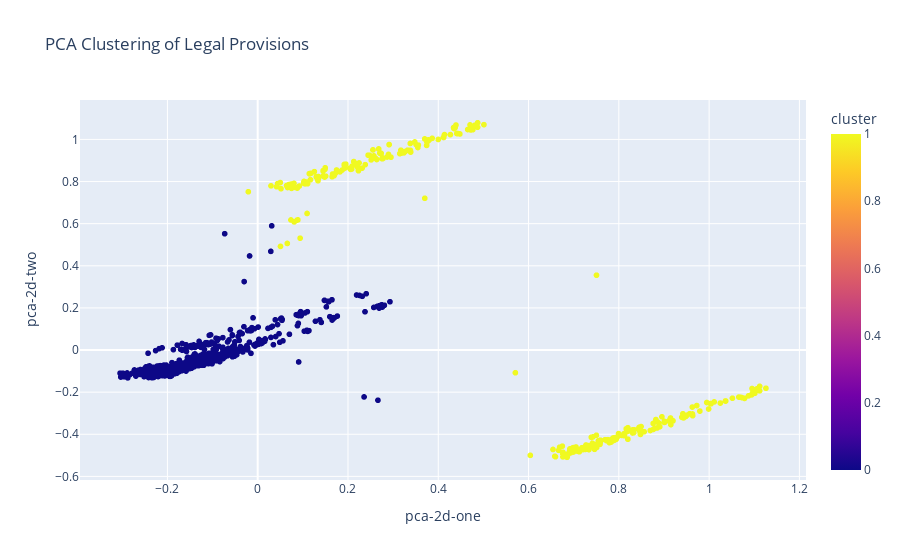

Here is the notebook cell this chart was saved with:
### Markdown cell above
手肘法（Elbow Method）：  
通過計算不同k值下的SSE（Sum of Squared Errors）來找到最佳k值，SSE會隨著k的增加而減小，當SSE減小幅度變緩時，即所謂的“手肘”點，即為最佳k值。

輪廓係數（Silhouette Coefficient）：  
輪廓係數能同時考慮簇內和簇間距離，其值在-1到1之間，越接近1說明聚類效果越好。可以計算不同k值下的平均輪廓係數來選擇最佳k值。

Calinski-Harabasz Index：  
該指標基於簇內和簇間距離計算，值越大越好。

### Code cell
# 定義範圍
max_k = 20  # 限制最大k值
k_range = range(2, max_k)

# 保存不同指標的結果
sse = []
silhouette_scores = []
calinski_scores = []
davies_scores = []

for k in k_range:
    kmeans = KMeans(n_clusters=k, random_state=42, n_init='auto')
    clusters = kmeans.fit_predict(X_combined)
    sse.append(kmeans.inertia_)
    silhouette_scores.append(silhouette_score(X_combined, clusters))
    calinski_scores.append(calinski_harabasz_score(X_combined.toarray(), clusters))
    davies_scores.append(davies_bouldin_score(X_combined.toarray(), clusters))

# 找到手肘點 (SSE)
diff = np.diff(sse)
diff_r = diff[1:] / diff[:-1]
knee_point = np.argmin(diff_r) + 2

# 找到最大輪廓係數點
best_silhouette = np.argmax(silhouette_scores) + 2

# 找到最大Calinski-Harabasz Index點
best_calinski = np.argmax(calinski_scores) + 2

# 找到最小Davies-Bouldin Index點
best_davies = np.argmin(davies_scores) + 2

# 綜合考慮這些指標，選擇最常出現的分群數量
best_k_candidates = [knee_point, best_silhouette, best_calinski, best_davies]
best_k = max(set(best_k_candidates), key=best_k_candidates.count)

print(f"手肘法最佳分群數量: {knee_point}")
print(f"最大輪廓係數最佳分群數量: {best_silhouette}")
print(f"最大Calinski-Harabasz Index最佳分群數量: {best_calinski}")
print(f"最小Davies-Bouldin Index最佳分群數量: {best_davies}")
print(f"綜合考慮的最佳分群數量: {best_k}")

# 使用K-means進行文本分群
kmeans = KMeans(n_clusters=best_k, random_state=42, n_init='auto')  
clusters = kmeans.fit_predict(X_combined)

# 將分群結果添加回數據框
compliance_data_df['cluster'] = clusters

# 使用PCA進行降維
pca = PCA(n_components=2)
X_pca_2d = pca.fit_transform(X_combined.toarray())

# 將降維結果添加回數據框
compliance_data_df['pca-2d-one'] = X_pca_2d[:,0]
compliance_data_df['pca-2d-two'] = X_pca_2d[:,1]

# 使用Plotly進行互動式視覺化
fig = px.scatter(
    compliance_data_df, x='pca-2d-one', y='pca-2d-two', color='cluster',
    hover_data=['section', 'clean_article numbers', 'legal provisions', 'compliance_status'],
    title="PCA Clustering of Legal Provisions"
)
fig.show()


compliance_data_df.to_excel(cluster_writer_excel, index=False, sheet_name='K_means')
print(f"分群結果已保存到 {output_file_path}")

### Figure 1 — Plotly figure (JSON) as saved in the notebook; plotly's stock layout.template omitted (floating-point values rounded to 4 significant figures; data arrays with more than 128 entries replaced by an {"elided": "..."} marker saying what was removed)
{"data": [{"customdata": {"elided": "1776x4 str values"}, "hovertemplate": "pca-2d-one=%{x}<br>pca-2d-two=%{y}<br>section=%{customdata[0]}<br>clean_article numbers=%{customdata[1]}<br>legal provisions=%{customdata[2]}<br>compliance_status=%{customdata[3]}<br>cluster=%{marker.color}<extra></extra>", "legendgroup": "", "marker": {"color": {"elided": "1776 int values"}, "coloraxis": "coloraxis", "symbol": "circle"}, "mode": "markers", "name": "", "showlegend": false, "type": "scattergl", "x": {"elided": "1776 float values"}, "xaxis": "x", "y": {"elided": "1776 float values"}, "yaxis": "y"}], "layout": {"coloraxis": {"colorbar": {"title": {"text": "cluster"}}, "colorscale": [[0, "#0d0887"], [0.1111, "#46039f"], [0.2222, "#7201a8"], [0.3333, "#9c179e"], [0.4444, "#bd3786"], [0.5556, "#d8576b"], [0.6667, "#ed7953"], [0.7778, "#fb9f3a"], [0.8889, "#fdca26"], [1, "#f0f921"]]}, "legend": {"tracegroupgap": 0}, "title": {"text": "PCA Clustering of Legal Provisions"}, "xaxis": {"anchor": "y", "domain": [0, 1], "title": {"text": "pca-2d-one"}}, "yaxis": {"anchor": "x", "domain": [0, 1], "title": {"text": "pca-2d-two"}}}}
